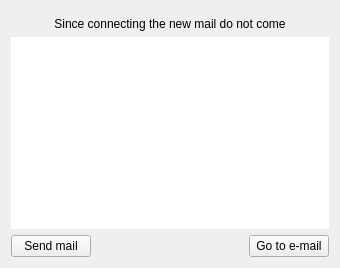
<?xml version="1.0" encoding="UTF-8"?>
<ui version="4.0">
 <class>MailNotifyPageClass</class>
 <widget class="QWidget" name="MailNotifyPageClass">
  <property name="geometry">
   <rect>
    <x>0</x>
    <y>0</y>
    <width>340</width>
    <height>268</height>
   </rect>
  </property>
  <layout class="QVBoxLayout" name="verticalLayout_2">
   <property name="leftMargin">
    <number>0</number>
   </property>
   <property name="topMargin">
    <number>5</number>
   </property>
   <property name="rightMargin">
    <number>0</number>
   </property>
   <property name="bottomMargin">
    <number>0</number>
   </property>
   <item>
    <widget class="QFrame" name="frmContents">
     <layout class="QVBoxLayout" name="verticalLayout">
      <item>
       <widget class="CustomLabel" name="lblNoMail">
        <property name="sizePolicy">
         <sizepolicy hsizetype="Expanding" vsizetype="Expanding">
          <horstretch>0</horstretch>
          <verstretch>0</verstretch>
         </sizepolicy>
        </property>
        <property name="text">
         <string>Since connecting the new mail do not come</string>
        </property>
        <property name="alignment">
         <set>Qt::AlignCenter</set>
        </property>
       </widget>
      </item>
      <item>
       <widget class="QTableWidget" name="twtMails">
        <property name="focusPolicy">
         <enum>Qt::NoFocus</enum>
        </property>
        <property name="frameShape">
         <enum>QFrame::NoFrame</enum>
        </property>
        <property name="editTriggers">
         <set>QAbstractItemView::NoEditTriggers</set>
        </property>
        <property name="selectionMode">
         <enum>QAbstractItemView::SingleSelection</enum>
        </property>
        <property name="selectionBehavior">
         <enum>QAbstractItemView::SelectRows</enum>
        </property>
        <property name="showGrid">
         <bool>false</bool>
        </property>
        <property name="cornerButtonEnabled">
         <bool>false</bool>
        </property>
        <attribute name="horizontalHeaderHighlightSections">
         <bool>false</bool>
        </attribute>
        <attribute name="verticalHeaderVisible">
         <bool>false</bool>
        </attribute>
       </widget>
      </item>
      <item>
       <layout class="QHBoxLayout" name="horizontalLayout">
        <item>
         <widget class="ActionButton" name="pbtNewMail">
          <property name="text">
           <string>Send mail</string>
          </property>
         </widget>
        </item>
        <item>
         <spacer name="horizontalSpacer">
          <property name="orientation">
           <enum>Qt::Horizontal</enum>
          </property>
          <property name="sizeHint" stdset="0">
           <size>
            <width>40</width>
            <height>20</height>
           </size>
          </property>
         </spacer>
        </item>
        <item>
         <widget class="ActionButton" name="pbtGoToEmail">
          <property name="cursor">
           <cursorShape>PointingHandCursor</cursorShape>
          </property>
          <property name="text">
           <string>Go to e-mail</string>
          </property>
         </widget>
        </item>
       </layout>
      </item>
     </layout>
    </widget>
   </item>
  </layout>
 </widget>
 <layoutdefault spacing="6" margin="11"/>
 <customwidgets>
  <customwidget>
   <class>CustomLabel</class>
   <extends>QLabel</extends>
   <header location="global">utils/customlabel.h</header>
  </customwidget>
  <customwidget>
   <class>ActionButton</class>
   <extends>QPushButton</extends>
   <header location="global">utils/actionbutton.h</header>
  </customwidget>
 </customwidgets>
 <resources/>
 <connections/>
</ui>
